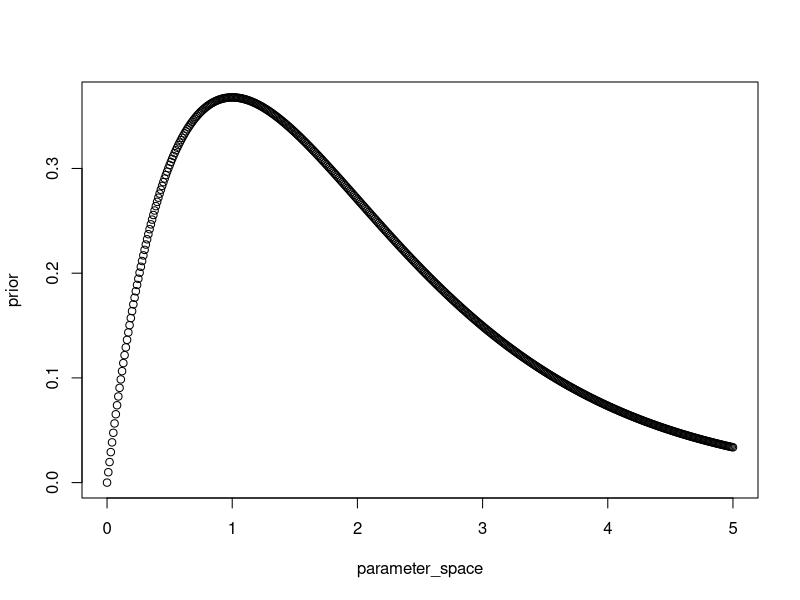
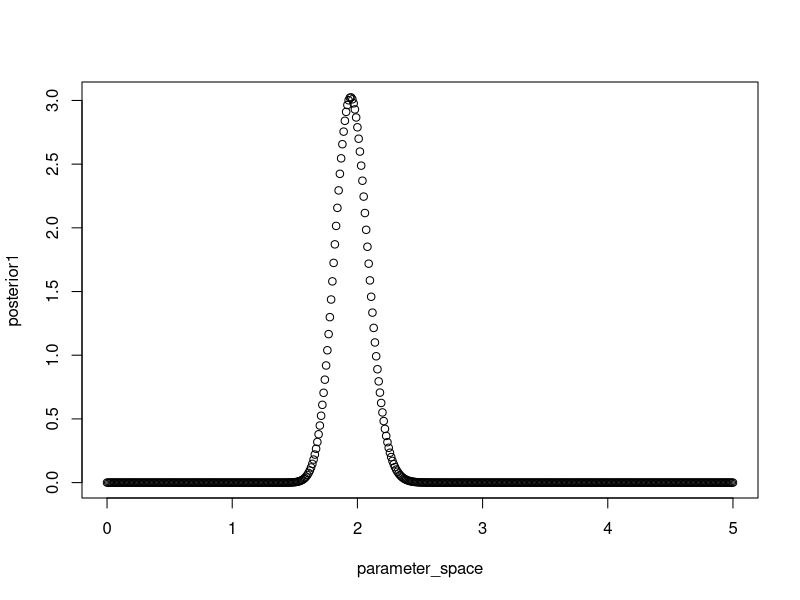
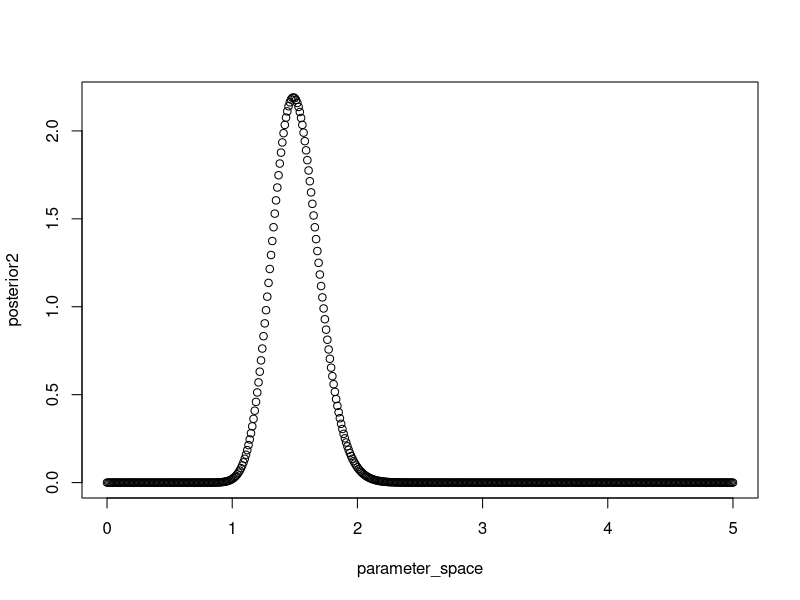
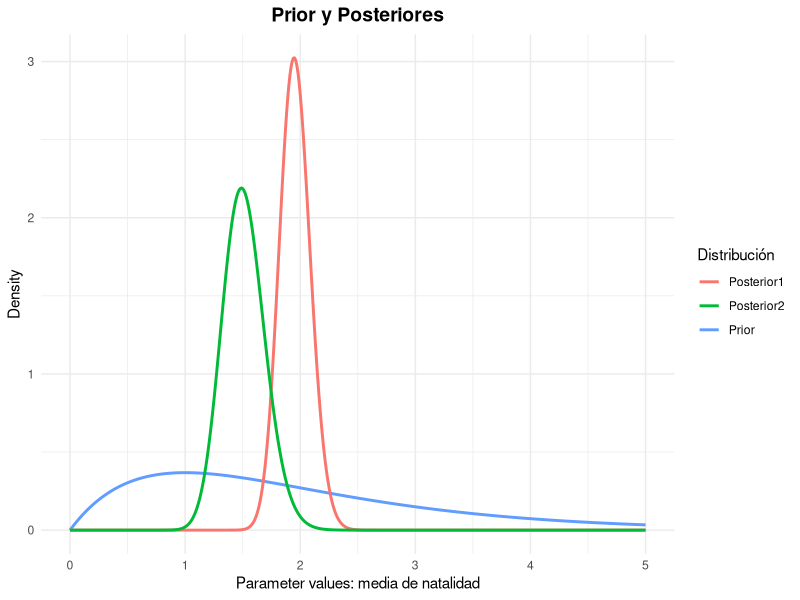

Recreate these plots in R, in order.
# LAb 3: usando datos 
# (1) vamos a estimar el parámetro theta del Modelo de Poission usando dos muestras
# (2) comparar las graficas de las dos distribuciones posteriores
# Nota: theta es una tasa, numero de hijos por mujer, su dominio es (0,infinito)

library(ggplot2)

#Datos:

n1<- 111
n2<- 44

sum1 <- 217
sum2 <- 66

#Parametros de la distribuci'on prior 

a <- 2
b <-1

# prior densidad gamma

parameter_space <- seq(0,5,0.01) #valores del dominio de la distribución gamma

prior <- dgamma(parameter_space, shape = a , rate=b )

plot(parameter_space,prior)

#posterior1

shape1 <- a+sum1
rate1 <- (n1+b)

posterior1 <- dgamma(parameter_space,shape = shape1, rate =rate1)
plot(parameter_space,posterior1)

#posterior 2

shape2 <- a+sum2
rate2 <- (n2+b)

posterior2 <- dgamma(parameter_space,shape = shape2, rate =rate2)
plot(parameter_space,posterior2)

#combining all posteiror in one data frame

df <- data.frame(Parameter_values=parameter_space,Prior=prior,Posterior1=posterior1,Posterior2=posterior2)

# --- Graficar sin pivot_longer ---
ggplot(df, aes(x = Parameter_values)) +
  geom_line(aes(y = Prior, color = "Prior"), size = 1) +
  geom_line(aes(y = Posterior1, color = "Posterior1"), size = 1) +
  geom_line(aes(y = Posterior2, color = "Posterior2"), size = 1) +
  labs(
    title = "Prior y Posteriores",
    x = "Parameter values: media de natalidad",
    y = "Density",
    color = "Distribución"
  ) +
  theme_minimal() +
  theme(
    plot.title = element_text(size = 14, face = "bold", hjust = 0.5)
  )

#expected mean

print(c("valor esperado del número de hijos para el grupo 1 ",shape1/rate1))

print(c("valor esperado del número de hijos para el grupo 2 ",shape2/rate2))


print("intervalo de credibilidad para el parametro $\theta_1$")
qgamma(c(0.05 ,.95 ), shape=a+sum2 , rate=b+n2 )

print("intervalo de credibilidad para el parametro $\theta_2$")
qgamma(c(0.05 ,.95 ), shape=a+sum2 , rate=b+n2 )
